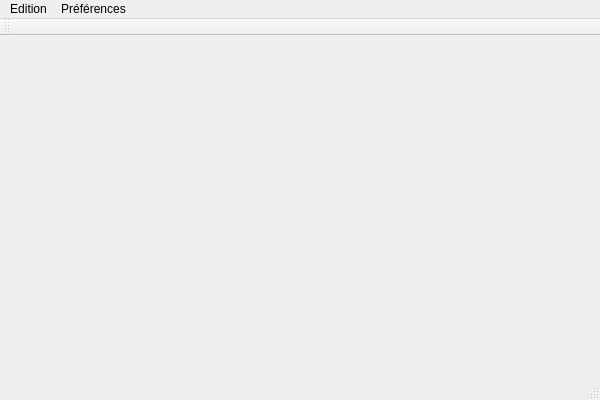
<?xml version="1.0" encoding="UTF-8"?>
<ui version="4.0">
 <class>MainWindow</class>
 <widget class="QMainWindow" name="MainWindow">
  <property name="geometry">
   <rect>
    <x>0</x>
    <y>0</y>
    <width>600</width>
    <height>400</height>
   </rect>
  </property>
  <property name="windowTitle">
   <string>Baiboly 1.0</string>
  </property>
  <widget class="QWidget" name="centralWidget"/>
  <widget class="QMenuBar" name="menuBar">
   <property name="geometry">
    <rect>
     <x>0</x>
     <y>0</y>
     <width>600</width>
     <height>22</height>
    </rect>
   </property>
   <widget class="QMenu" name="menuEdition">
    <property name="title">
     <string>Edition</string>
    </property>
    <addaction name="actionCouper"/>
    <addaction name="actionQuitter"/>
   </widget>
   <widget class="QMenu" name="menuPr_f_rences">
    <property name="title">
     <string>Préférences</string>
    </property>
    <widget class="QMenu" name="menuLangue_par_d_faut">
     <property name="title">
      <string>Langue par défaut</string>
     </property>
     <addaction name="actionMalgache"/>
     <addaction name="actionFrancais"/>
     <addaction name="actionAnglais"/>
    </widget>
    <addaction name="menuLangue_par_d_faut"/>
    <addaction name="stripNumberAction"/>
   </widget>
   <addaction name="menuEdition"/>
   <addaction name="menuPr_f_rences"/>
  </widget>
  <widget class="QToolBar" name="mainToolBar">
   <attribute name="toolBarArea">
    <enum>TopToolBarArea</enum>
   </attribute>
   <attribute name="toolBarBreak">
    <bool>false</bool>
   </attribute>
  </widget>
  <widget class="QStatusBar" name="statusBar"/>
  <action name="actionCopier">
   <property name="text">
    <string>Copier</string>
   </property>
  </action>
  <action name="actionColler">
   <property name="text">
    <string>Coller</string>
   </property>
  </action>
  <action name="actionS_lectionner_tout">
   <property name="text">
    <string>Sélectionner tout</string>
   </property>
  </action>
  <action name="actionCouper">
   <property name="text">
    <string>Imprimer</string>
   </property>
  </action>
  <action name="actionQuitter">
   <property name="text">
    <string>Quitter</string>
   </property>
  </action>
  <action name="actionMalgache">
   <property name="checkable">
    <bool>true</bool>
   </property>
   <property name="checked">
    <bool>true</bool>
   </property>
   <property name="text">
    <string>Malgache</string>
   </property>
  </action>
  <action name="actionFrancais">
   <property name="checkable">
    <bool>true</bool>
   </property>
   <property name="text">
    <string>Français</string>
   </property>
  </action>
  <action name="actionAnglais">
   <property name="checkable">
    <bool>true</bool>
   </property>
   <property name="text">
    <string>Anglais</string>
   </property>
  </action>
  <action name="stripNumberAction">
   <property name="checkable">
    <bool>true</bool>
   </property>
   <property name="checked">
    <bool>true</bool>
   </property>
   <property name="text">
    <string>Afficher les numérotations</string>
   </property>
  </action>
 </widget>
 <layoutdefault spacing="6" margin="11"/>
 <resources/>
 <connections/>
</ui>
